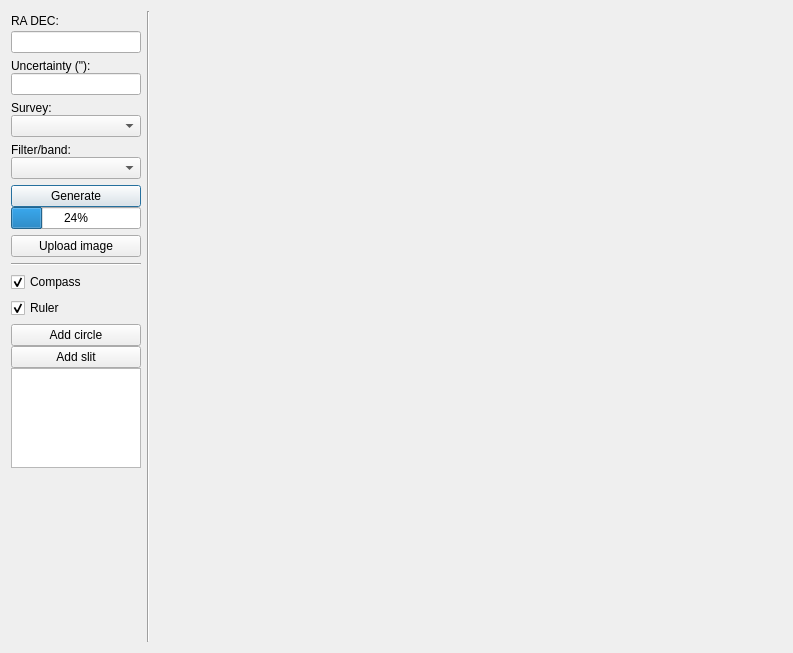
<?xml version="1.0" encoding="UTF-8"?>
<ui version="4.0">
 <class>FindingChartGeneratorWindow</class>
 <widget class="QDialog" name="FindingChartGeneratorWindow">
  <property name="geometry">
   <rect>
    <x>0</x>
    <y>0</y>
    <width>793</width>
    <height>653</height>
   </rect>
  </property>
  <property name="windowTitle">
   <string>Finding Chart Generator</string>
  </property>
  <layout class="QHBoxLayout" name="horizontalLayout">
   <item>
    <layout class="QVBoxLayout" name="verticalLayout_8">
     <item>
      <layout class="QVBoxLayout" name="verticalLayout">
       <property name="spacing">
        <number>0</number>
       </property>
       <item>
        <widget class="QLabel" name="label">
         <property name="minimumSize">
          <size>
           <width>130</width>
           <height>20</height>
          </size>
         </property>
         <property name="text">
          <string>RA DEC:</string>
         </property>
        </widget>
       </item>
       <item>
        <widget class="QLineEdit" name="lineEdit_radec">
         <property name="sizePolicy">
          <sizepolicy hsizetype="Fixed" vsizetype="Fixed">
           <horstretch>0</horstretch>
           <verstretch>0</verstretch>
          </sizepolicy>
         </property>
         <property name="minimumSize">
          <size>
           <width>130</width>
           <height>20</height>
          </size>
         </property>
         <property name="maximumSize">
          <size>
           <width>130</width>
           <height>16777215</height>
          </size>
         </property>
         <property name="toolTip">
          <string>RA and DEC as can be processed by astropy SkyCoord. E.g. 197.45033333, -23.38147222</string>
         </property>
        </widget>
       </item>
      </layout>
     </item>
     <item>
      <layout class="QVBoxLayout" name="verticalLayout_2">
       <property name="spacing">
        <number>0</number>
       </property>
       <item>
        <widget class="QLabel" name="label_2">
         <property name="text">
          <string>Uncertainty (&quot;):</string>
         </property>
        </widget>
       </item>
       <item>
        <widget class="QLineEdit" name="lineEdit_radec_2">
         <property name="sizePolicy">
          <sizepolicy hsizetype="Fixed" vsizetype="Fixed">
           <horstretch>0</horstretch>
           <verstretch>0</verstretch>
          </sizepolicy>
         </property>
         <property name="minimumSize">
          <size>
           <width>130</width>
           <height>0</height>
          </size>
         </property>
         <property name="maximumSize">
          <size>
           <width>130</width>
           <height>16777215</height>
          </size>
         </property>
         <property name="toolTip">
          <string>Uncertainty in arcseconds</string>
         </property>
         <property name="text">
          <string/>
         </property>
        </widget>
       </item>
      </layout>
     </item>
     <item>
      <layout class="QVBoxLayout" name="verticalLayout_3">
       <property name="spacing">
        <number>0</number>
       </property>
       <item>
        <widget class="QLabel" name="label_3">
         <property name="text">
          <string>Survey:</string>
         </property>
        </widget>
       </item>
       <item>
        <widget class="QComboBox" name="comboBox_survey_selection">
         <property name="sizePolicy">
          <sizepolicy hsizetype="Fixed" vsizetype="Fixed">
           <horstretch>0</horstretch>
           <verstretch>0</verstretch>
          </sizepolicy>
         </property>
         <property name="minimumSize">
          <size>
           <width>130</width>
           <height>0</height>
          </size>
         </property>
         <property name="maximumSize">
          <size>
           <width>130</width>
           <height>16777215</height>
          </size>
         </property>
         <property name="toolTip">
          <string>Name of the survey</string>
         </property>
        </widget>
       </item>
      </layout>
     </item>
     <item>
      <layout class="QVBoxLayout" name="verticalLayout_4">
       <property name="spacing">
        <number>0</number>
       </property>
       <item>
        <widget class="QLabel" name="label_4">
         <property name="text">
          <string>Filter/band:</string>
         </property>
        </widget>
       </item>
       <item>
        <widget class="QComboBox" name="comboBox_filter_selection">
         <property name="sizePolicy">
          <sizepolicy hsizetype="Fixed" vsizetype="Fixed">
           <horstretch>0</horstretch>
           <verstretch>0</verstretch>
          </sizepolicy>
         </property>
         <property name="minimumSize">
          <size>
           <width>130</width>
           <height>0</height>
          </size>
         </property>
         <property name="maximumSize">
          <size>
           <width>130</width>
           <height>16777215</height>
          </size>
         </property>
         <property name="toolTip">
          <string>What filter or band to fetch from the survey</string>
         </property>
        </widget>
       </item>
      </layout>
     </item>
     <item>
      <layout class="QVBoxLayout" name="verticalLayout_5">
       <property name="spacing">
        <number>0</number>
       </property>
       <item>
        <widget class="QPushButton" name="btn_generate">
         <property name="sizePolicy">
          <sizepolicy hsizetype="Fixed" vsizetype="Fixed">
           <horstretch>0</horstretch>
           <verstretch>0</verstretch>
          </sizepolicy>
         </property>
         <property name="minimumSize">
          <size>
           <width>130</width>
           <height>0</height>
          </size>
         </property>
         <property name="maximumSize">
          <size>
           <width>130</width>
           <height>16777215</height>
          </size>
         </property>
         <property name="focusPolicy">
          <enum>Qt::StrongFocus</enum>
         </property>
         <property name="toolTip">
          <string>Generate finding chart from survey image</string>
         </property>
         <property name="text">
          <string>Generate</string>
         </property>
        </widget>
       </item>
       <item>
        <widget class="QProgressBar" name="progressBar_generate">
         <property name="sizePolicy">
          <sizepolicy hsizetype="Minimum" vsizetype="Fixed">
           <horstretch>0</horstretch>
           <verstretch>0</verstretch>
          </sizepolicy>
         </property>
         <property name="value">
          <number>24</number>
         </property>
        </widget>
       </item>
      </layout>
     </item>
     <item>
      <widget class="QPushButton" name="btn_upload_usr_img">
       <property name="sizePolicy">
        <sizepolicy hsizetype="Fixed" vsizetype="Fixed">
         <horstretch>0</horstretch>
         <verstretch>0</verstretch>
        </sizepolicy>
       </property>
       <property name="minimumSize">
        <size>
         <width>130</width>
         <height>0</height>
        </size>
       </property>
       <property name="maximumSize">
        <size>
         <width>130</width>
         <height>16777215</height>
        </size>
       </property>
       <property name="toolTip">
        <string>Upload a user image from your computer</string>
       </property>
       <property name="text">
        <string>Upload image</string>
       </property>
      </widget>
     </item>
     <item>
      <widget class="Line" name="line">
       <property name="orientation">
        <enum>Qt::Horizontal</enum>
       </property>
      </widget>
     </item>
     <item>
      <widget class="QCheckBox" name="checkBox_show_compass">
       <property name="toolTip">
        <string>Show/hide North and East compass</string>
       </property>
       <property name="text">
        <string>Compass</string>
       </property>
       <property name="checked">
        <bool>true</bool>
       </property>
      </widget>
     </item>
     <item>
      <widget class="QCheckBox" name="checkBox_show_ruler">
       <property name="toolTip">
        <string>Show/hide ruler</string>
       </property>
       <property name="text">
        <string>Ruler</string>
       </property>
       <property name="checked">
        <bool>true</bool>
       </property>
      </widget>
     </item>
     <item>
      <layout class="QVBoxLayout" name="verticalLayout_7">
       <property name="spacing">
        <number>0</number>
       </property>
       <item>
        <layout class="QVBoxLayout" name="verticalLayout_6">
         <property name="spacing">
          <number>0</number>
         </property>
         <item>
          <widget class="QPushButton" name="btn_add_circle">
           <property name="sizePolicy">
            <sizepolicy hsizetype="Fixed" vsizetype="Fixed">
             <horstretch>0</horstretch>
             <verstretch>0</verstretch>
            </sizepolicy>
           </property>
           <property name="minimumSize">
            <size>
             <width>130</width>
             <height>0</height>
            </size>
           </property>
           <property name="maximumSize">
            <size>
             <width>150</width>
             <height>16777215</height>
            </size>
           </property>
           <property name="toolTip">
            <string>Add a circle to the image</string>
           </property>
           <property name="text">
            <string>Add circle</string>
           </property>
          </widget>
         </item>
         <item>
          <widget class="QPushButton" name="btn_add_slit">
           <property name="sizePolicy">
            <sizepolicy hsizetype="Fixed" vsizetype="Fixed">
             <horstretch>0</horstretch>
             <verstretch>0</verstretch>
            </sizepolicy>
           </property>
           <property name="minimumSize">
            <size>
             <width>130</width>
             <height>0</height>
            </size>
           </property>
           <property name="maximumSize">
            <size>
             <width>150</width>
             <height>16777215</height>
            </size>
           </property>
           <property name="toolTip">
            <string>Add a rectangle representing a slit to the image</string>
           </property>
           <property name="text">
            <string>Add slit</string>
           </property>
          </widget>
         </item>
        </layout>
       </item>
       <item>
        <widget class="QListView" name="listView_shapes">
         <property name="sizePolicy">
          <sizepolicy hsizetype="Fixed" vsizetype="Fixed">
           <horstretch>0</horstretch>
           <verstretch>0</verstretch>
          </sizepolicy>
         </property>
         <property name="minimumSize">
          <size>
           <width>130</width>
           <height>0</height>
          </size>
         </property>
         <property name="maximumSize">
          <size>
           <width>130</width>
           <height>100</height>
          </size>
         </property>
         <property name="toolTip">
          <string>List of added shapes</string>
         </property>
        </widget>
       </item>
      </layout>
     </item>
     <item>
      <spacer name="verticalSpacer">
       <property name="orientation">
        <enum>Qt::Vertical</enum>
       </property>
       <property name="sizeHint" stdset="0">
        <size>
         <width>20</width>
         <height>40</height>
        </size>
       </property>
      </spacer>
     </item>
    </layout>
   </item>
   <item>
    <widget class="Line" name="line_2">
     <property name="orientation">
      <enum>Qt::Vertical</enum>
     </property>
    </widget>
   </item>
   <item>
    <widget class="MplCanvas" name="mpl_canvas" native="true">
     <property name="sizePolicy">
      <sizepolicy hsizetype="Expanding" vsizetype="Expanding">
       <horstretch>0</horstretch>
       <verstretch>0</verstretch>
      </sizepolicy>
     </property>
    </widget>
   </item>
  </layout>
 </widget>
 <customwidgets>
  <customwidget>
   <class>MplCanvas</class>
   <extends>QWidget</extends>
   <header>celexta.mpl</header>
   <container>1</container>
  </customwidget>
 </customwidgets>
 <resources/>
 <connections/>
</ui>
